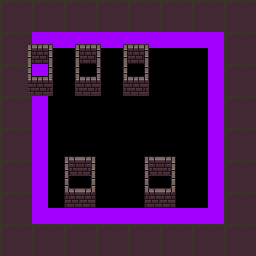

The image is a tile-based game level rendered from a .tmx file. Its description and complete source (layers, tilesets, objects, tile grids) follow:
An orthogonal 16x16 tile map with 16x16 px tiles, 2 tile layers (Floor, Tile Layer 1).

<map version="1.0" tiledversion="2018.07.13" orientation="orthogonal" renderorder="right-down" width="16" height="16" tilewidth="16" tileheight="16" infinite="0" nextlayerid="3" nextobjectid="1">
 <tileset firstgid="1" name="tileset" tilewidth="16" tileheight="16" tilecount="256" columns="16">
  <image source="tileset.png" width="256" height="256" />
  <tile id="127">
   <animation>
    <frame tileid="15" duration="100" />
    <frame tileid="31" duration="100" />
    <frame tileid="47" duration="100" />
    <frame tileid="63" duration="100" />
    <frame tileid="79" duration="100" />
    <frame tileid="95" duration="100" />
    <frame tileid="111" duration="100" />
    <frame tileid="127" duration="100" />
    <frame tileid="143" duration="100" />
   </animation>
  </tile>
 </tileset>
 <layer id="2" name="Floor" width="16" height="16">
  <data encoding="csv">
98,99,98,99,98,99,98,99,98,99,98,99,98,99,98,99,
114,115,114,115,114,115,114,115,114,115,114,115,114,115,114,115,
98,99,128,128,128,128,128,128,128,128,128,128,128,128,98,99,
114,115,128,0,0,0,0,0,0,0,0,0,0,128,114,115,
98,99,128,0,0,0,0,0,0,0,0,0,0,128,98,99,
114,115,128,0,0,0,0,0,0,0,0,0,0,128,114,115,
98,99,128,0,0,0,0,0,0,0,0,0,0,128,98,99,
114,115,128,0,0,0,0,0,0,0,0,0,0,128,114,115,
98,99,128,0,0,0,0,0,0,0,0,0,0,128,98,99,
114,115,128,0,0,0,0,0,0,0,0,0,0,128,114,115,
98,99,128,0,0,0,0,0,0,0,0,0,0,128,98,99,
114,115,128,0,0,0,0,0,0,0,0,0,0,128,114,115,
98,99,128,0,0,0,0,0,0,0,0,0,0,128,98,99,
114,115,128,128,128,128,128,128,128,128,128,128,128,128,114,115,
98,99,98,99,98,99,98,99,98,99,98,99,98,99,98,99,
114,115,114,115,114,115,114,115,114,115,114,115,114,115,114,115
</data>
 </layer>
 <layer id="1" name="Tile Layer 1" width="16" height="16">
  <data encoding="csv">
0,0,0,0,0,0,0,0,0,0,0,0,0,0,0,0,
0,0,0,0,0,0,0,0,0,0,0,0,0,0,0,0,
0,1,2,3,1,2,3,1,2,3,0,0,0,0,0,0,
0,17,18,19,17,18,19,17,18,19,0,0,0,0,0,0,
0,33,34,35,33,34,35,33,34,35,0,0,0,0,0,0,
0,49,50,51,49,50,51,49,50,51,0,0,0,0,0,0,
0,0,0,0,0,0,0,0,0,0,0,0,0,0,0,0,
0,0,0,0,0,0,0,0,0,0,0,0,0,0,0,0,
0,0,0,0,0,0,0,0,0,0,0,0,0,0,0,0,
0,0,0,0,4,5,0,0,0,4,5,0,0,0,0,0,
0,0,0,0,20,21,0,0,0,20,21,0,0,0,0,0,
0,0,0,0,36,37,0,0,0,36,37,0,0,0,0,0,
0,0,0,0,52,53,0,0,0,52,53,0,0,0,0,0,
0,0,0,0,0,0,0,0,0,0,0,0,0,0,0,0,
0,0,0,0,0,0,0,0,0,0,0,0,0,0,0,0,
0,0,0,0,0,0,0,0,0,0,0,0,0,0,0,0
</data>
 </layer>
</map>
